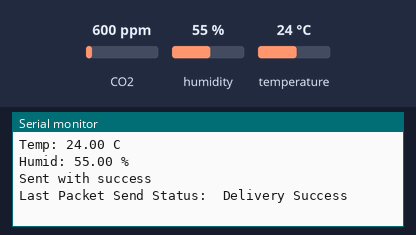
This program was run on a simulated ESP32. Parts: the last lines printed to the serial monitor. The inputs (shaded band) are chosen by the test bench; at power-on: CO2 600 ppm, humidity 55 %, temperature 24 °C.

Above: at 1.2 s.
1.3 s: CO2 set to 452 ppm
2.8 s: humidity set to 22 %
At 4.2 s:
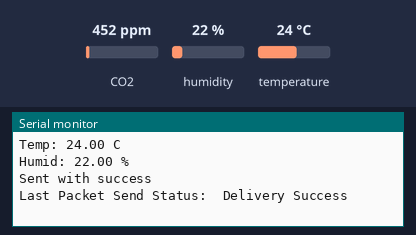
4.3 s: temperature set to 12 °C
5.8 s: CO2 set to 1050 ppm
7.3 s: humidity set to 40 %
At 8.6 s:
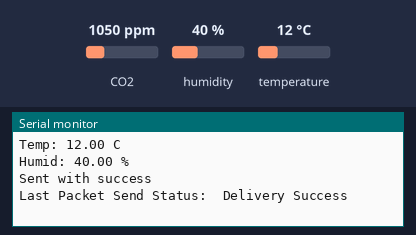
Timing chart, 0 to 9.8 s (numbered marks = the images above; inputs shaded):
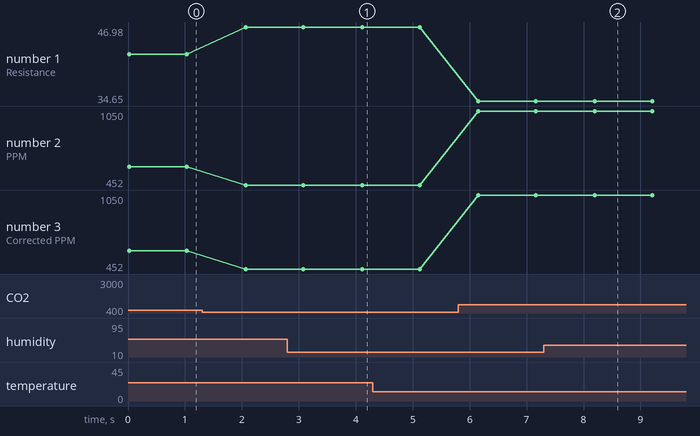

The program:

main.cpp
```cpp
#include <Arduino.h>
#include <Adafruit_Sensor.h>
#include <DHT.h>
#include <esp_now.h>
#include <WiFi.h>
#include <MQ135.h>
#include "ThingSpeak.h"

#define DHTPIN 4      // Digital pin connected to the DHT sensor
#define DHTTYPE DHT11 // DHT 11
#define PIN_MQ135 35
const char *ssid = "Butter";       // your network SSID (name)
const char *password = "Tu1den8!"; // your network password

WiFiClient client;

// unsigned long myChannelNumber = 2240463;
// const char *myWriteAPIKey = "XVYZXA42VRG5IL9J";
// put function declarations here:
MQ135 mq135_sensor(PIN_MQ135);
DHT dht(DHTPIN, DHTTYPE);

uint8_t broadcastAddress[] = {0x58, 0xBF, 0x25, 0x33, 0x41, 0xA0};

// Structure example to send data
// Must match the receiver structure
typedef struct struct_message
{
  int id;
  int AQ;
  float TP;
  float HU;
} struct_message;

// Create a struct_message called myData
struct_message myData;

esp_now_peer_info_t peerInfo;

// callback when data is sent
void OnDataSent(const uint8_t *mac_addr, esp_now_send_status_t status)
{
  Serial.print("\r\nLast Packet Send Status:\t");
  Serial.println(status == ESP_NOW_SEND_SUCCESS ? "Delivery Success" : "Delivery Fail");
}

void setup()
{
  Serial.begin(115200);
  // Set device as a Wi-Fi Station
  WiFi.mode(WIFI_STA);

  // Init ESP-NOW
  if (esp_now_init() != ESP_OK)
  {
    Serial.println("Error initializing ESP-NOW");
    return;
  }

  // Once ESPNow is successfully Init, we will register for Send CB to
  // get the status of Trasnmitted packet
  esp_now_register_send_cb(OnDataSent);

  // Register peer
  memcpy(peerInfo.peer_addr, broadcastAddress, 6);
  peerInfo.channel = 0;
  peerInfo.encrypt = false;

  // Add peer
  if (esp_now_add_peer(&peerInfo) != ESP_OK)
  {
    Serial.println("Failed to add peer");
    return;
  }
}

void loop()
{
  float temp = dht.readTemperature();
  float humid = dht.readHumidity();
  if (isnan(humid) || isnan(temp) || temp < 0 || humid < 0)
  {
    Serial.println(F("Failed to read from DHT sensor!"));
    delay(200);
    return;
  }
  float rzero = mq135_sensor.getRZero();
  float correctedRZero = mq135_sensor.getCorrectedRZero(temp, humid);
  float resistance = mq135_sensor.getResistance();
  float ppm = mq135_sensor.getPPM();
  float correctedPPM = mq135_sensor.getCorrectedPPM(temp, humid);
  Serial.print("MQ135 RZero: ");
  Serial.print(rzero);
  Serial.print("\t Corrected RZero: ");
  Serial.print(correctedRZero);
  Serial.print("\t Resistance: ");
  Serial.print(resistance);
  Serial.print("\t PPM: ");
  Serial.print(ppm);
  Serial.print("ppm");
  Serial.print("\t Corrected PPM: ");
  Serial.print(correctedPPM);
  Serial.println("ppm");
  Serial.println("Temp: " + String(temp) + " C");
  Serial.println("Humid: " + String(humid) + " %");

  myData.id = 1;
  myData.AQ = int(correctedPPM);
  myData.TP = temp;
  myData.HU = humid;
  esp_err_t result = esp_now_send(broadcastAddress, (uint8_t *)&myData, sizeof(myData));
  if (result == ESP_OK)
  {
    Serial.println("Sent with success");
  }
  else
  {
    Serial.println("Error sending the data");
  }

  delay(1000); // put your main code here, to run repeatedly:
}

// put function definitions here:
```

Measured:
- after the input at 2.8 s, the serial monitor: prints a new line after 1.3 s (image 1)
- after the input at 7.3 s, the serial monitor: prints a new line after 0.90 s (image 2)
- plotted number 1: 42.41 → 46.98 after the input at 1.3 s, 46.98 → 34.65 after the input at 5.8 s
- plotted number 2: 600 → 452 after the input at 1.3 s, 452 → 1050 after the input at 5.8 s
- plotted number 3: 600 → 452 after the input at 1.3 s, 452 → 1050 after the input at 5.8 s
